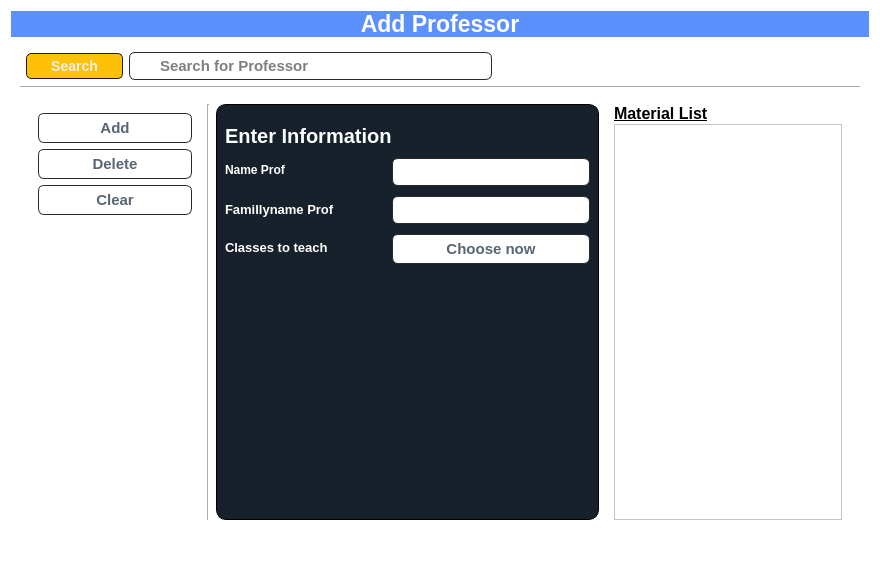
               <widget class="QWidget" name="page_3">
                <property name="styleSheet">
                 <string notr="true">QWidget{background:#fff;}</string>
                </property>
                <layout class="QVBoxLayout" name="verticalLayout_23">
                 <item>
                  <widget class="QLabel" name="label_35">
                   <property name="font">
                    <font>
                     <pointsize>17</pointsize>
                     <weight>75</weight>
                     <bold>true</bold>
                    </font>
                   </property>
                   <property name="styleSheet">
                    <string notr="true">background-color: rgb(92, 144, 255);
color: rgb(255, 255, 255);</string>
                   </property>
                   <property name="text">
                    <string>&lt;html&gt;&lt;head/&gt;&lt;body&gt;&lt;p align=&quot;center&quot;&gt;Add Professor&lt;/p&gt;&lt;/body&gt;&lt;/html&gt;</string>
                   </property>
                  </widget>
                 </item>
                 <item>
                  <widget class="QWidget" name="widget_29" native="true">
                   <property name="sizePolicy">
                    <sizepolicy hsizetype="Preferred" vsizetype="Expanding">
                     <horstretch>0</horstretch>
                     <verstretch>0</verstretch>
                    </sizepolicy>
                   </property>
                   <layout class="QGridLayout" name="gridLayout_2">
                    <item row="3" column="0" colspan="4" alignment="Qt::AlignBottom">
                     <widget class="QWidget" name="widget_33" native="true">
                      <layout class="QHBoxLayout" name="horizontalLayout_9"/>
                     </widget>
                    </item>
                    <item row="0" column="2">
                     <widget class="QLineEdit" name="lineEdit_10">
                      <property name="styleSheet">
                       <string notr="true">QLineEdit {
	background-color: #ffffff;
	color: rgb(0, 0, 0);
	border-radius: 6px;
	border: 1px solid #2a2a2a;
	display:inline-block;
	font-family:Arial;
	font-size:15px;
	font-weight:bold;
	padding:3px 28px;
	text-decoration:none;
	text-shadow:0px 1px 0px #ffffff;
}
	</string>
                      </property>
                      <property name="placeholderText">
                       <string>Search for Professor</string>
                      </property>
                     </widget>
                    </item>
                    <item row="0" column="1">
                     <widget class="QPushButton" name="pushButton_5">
                      <property name="minimumSize">
                       <size>
                        <width>0</width>
                        <height>26</height>
                       </size>
                      </property>
                      <property name="styleSheet">
                       <string notr="true">QPushButton {
	box-shadow:inset 0px 1px 0px 0px #ffffff;
	background:linear-gradient(to bottom, #f9f9f9 5%, #e9e9e9 100%);
	background-color: #ffc107;
	color: #eeeeee;
	border-radius:5px;
	border:1px solid #1e1e1e;
	display:inline-block;
	cursor:pointer;
	font-family:Arial;
	font-size:14px;
	font-weight:bold;
	padding:2px 24px;
}
QPushButton:hover {
	background:linear-gradient(to bottom, #e9e9e9 5%, #f9f9f9 100%);
	background-color: #001;
	color:#666666;
}
QPushButton:active {
	position:relative;
	top:1px;
}
QPushButton::pressed {
    background-color: QLinearGradient( x1: 0, y1: 0, x2: 0, y2: 1, stop: 0 #2d2d2d, stop: 0.1 #2b2b2b, stop: 0.5 #292929, stop: 0.9 #282828, stop: 1 #252525);
}

</string>
                      </property>
                      <property name="text">
                       <string>Search</string>
                      </property>
                     </widget>
                    </item>
                    <item row="1" column="0" colspan="4">
                     <widget class="Line" name="line_13">
                      <property name="orientation">
                       <enum>Qt::Horizontal</enum>
                      </property>
                     </widget>
                    </item>
                    <item row="2" column="0" colspan="4">
                     <widget class="QWidget" name="widget_39" native="true">
                      <layout class="QHBoxLayout" name="horizontalLayout_12">
                       <item>
                        <widget class="QWidget" name="widget_32" native="true">
                         <property name="minimumSize">
                          <size>
                           <width>172</width>
                           <height>0</height>
                          </size>
                         </property>
                         <layout class="QVBoxLayout" name="verticalLayout_32">
                          <item>
                           <widget class="QPushButton" name="pushButton_6">
                            <property name="styleSheet">
                             <string notr="true">QPushButton {
	background-color: #ffffff;
	color: #576574;
	border-radius: 6px;
	border: 1px solid #2a2a2a;
	display:inline-block;
	font-family:Arial;
	font-size:15px;
	font-weight:bold;
	padding:5px 28px;
	text-decoration:none;
	text-shadow:0px 1px 0px #ffffff;
}
QPushButton:hover {
	background:linear-gradient(to bottom, #f9f9f9 5%, #e9e9e9 100%);
	background-color: QLinearGradient( x1: 0, y1: 0, x2: 1, y2: 1, stop: 0 #D980FA, stop: 0.1 #ED4C67, stop: 0.5 #B53471, stop: 0.9 #B53471, stop: 1 #833471);
	color: #eeeeee;
	border-radius: 6px;
	border: 1px solid #ffffff;
	display:inline-block;
	cursor:pointer;
	font-family:Arial;
	font-size:10px;
	font-weight:bold;
	padding:5px 24px;
	text-decoration:none;
	text-shadow:0px 1px 0px #ffffff;
}</string>
                            </property>
                            <property name="text">
                             <string>Add</string>
                            </property>
                           </widget>
                          </item>
                          <item>
                           <widget class="QPushButton" name="pushButton_16">
                            <property name="styleSheet">
                             <string notr="true">QPushButton {
	background-color: #ffffff;
	color: #576574;
	border-radius: 6px;
	border: 1px solid #2a2a2a;
	display:inline-block;
	font-family:Arial;
	font-size:15px;
	font-weight:bold;
	padding:5px 28px;
	text-decoration:none;
	text-shadow:0px 1px 0px #ffffff;
}
QPushButton:hover {
	background:linear-gradient(to bottom, #f9f9f9 5%, #e9e9e9 100%);
	background-color: QLinearGradient( x1: 0, y1: 0, x2: 1, y2: 1, stop: 0 #D980FA, stop: 0.1 #ED4C67, stop: 0.5 #B53471, stop: 0.9 #B53471, stop: 1 #833471);
	color: #eeeeee;
	border-radius: 6px;
	border: 1px solid #ffffff;
	display:inline-block;
	cursor:pointer;
	font-family:Arial;
	font-size:10px;
	font-weight:bold;
	padding:5px 24px;
	text-decoration:none;
	text-shadow:0px 1px 0px #ffffff;
}</string>
                            </property>
                            <property name="text">
                             <string>Delete</string>
                            </property>
                           </widget>
                          </item>
                          <item>
                           <widget class="QPushButton" name="pushButton_7">
                            <property name="styleSheet">
                             <string notr="true">QPushButton {
	background-color: #ffffff;
	color: #576574;
	border-radius: 6px;
	border: 1px solid #2a2a2a;
	display:inline-block;
	font-family:Arial;
	font-size:15px;
	font-weight:bold;
	padding:5px 28px;
	text-decoration:none;
	text-shadow:0px 1px 0px #ffffff;
}
QPushButton:hover {
	background:linear-gradient(to bottom, #f9f9f9 5%, #e9e9e9 100%);
	background-color: QLinearGradient( x1: 0, y1: 0, x2: 1, y2: 1, stop: 0 #D980FA, stop: 0.1 #ED4C67, stop: 0.5 #B53471, stop: 0.9 #B53471, stop: 1 #833471);
	color: #eeeeee;
	border-radius: 6px;
	border: 1px solid #ffffff;
	display:inline-block;
	cursor:pointer;
	font-family:Arial;
	font-size:10px;
	font-weight:bold;
	padding:5px 24px;
	text-decoration:none;
	text-shadow:0px 1px 0px #ffffff;
}</string>
                            </property>
                            <property name="text">
                             <string>Clear</string>
                            </property>
                           </widget>
                          </item>
                          <item>
                           <spacer name="verticalSpacer_2">
                            <property name="orientation">
                             <enum>Qt::Vertical</enum>
                            </property>
                            <property name="sizeHint" stdset="0">
                             <size>
                              <width>20</width>
                              <height>296</height>
                             </size>
                            </property>
                           </spacer>
                          </item>
                         </layout>
                        </widget>
                       </item>
                       <item>
                        <widget class="Line" name="line_2">
                         <property name="orientation">
                          <enum>Qt::Vertical</enum>
                         </property>
                        </widget>
                       </item>
                       <item>
                        <widget class="QWidget" name="widget_30" native="true">
                         <property name="sizePolicy">
                          <sizepolicy hsizetype="Preferred" vsizetype="Expanding">
                           <horstretch>0</horstretch>
                           <verstretch>0</verstretch>
                          </sizepolicy>
                         </property>
                         <property name="layoutDirection">
                          <enum>Qt::LeftToRight</enum>
                         </property>
                         <property name="styleSheet">
                          <string notr="true">border:1px solid #000;
border-radius:10px;
background-color: rgb(23, 33, 43);
</string>
                         </property>
                         <layout class="QFormLayout" name="formLayout_2">
                          <property name="fieldGrowthPolicy">
                           <enum>QFormLayout::AllNonFixedFieldsGrow</enum>
                          </property>
                          <property name="horizontalSpacing">
                           <number>0</number>
                          </property>
                          <property name="verticalSpacing">
                           <number>10</number>
                          </property>
                          <property name="topMargin">
                           <number>20</number>
                          </property>
                          <item row="0" column="0">
                           <widget class="QLabel" name="label_30">
                            <property name="font">
                             <font>
                              <pointsize>15</pointsize>
                              <weight>75</weight>
                              <bold>true</bold>
                             </font>
                            </property>
                            <property name="styleSheet">
                             <string notr="true">color: rgb(255, 255, 255);
border:none;</string>
                            </property>
                            <property name="text">
                             <string>Enter Information</string>
                            </property>
                           </widget>
                          </item>
                          <item row="4" column="0">
                           <widget class="QLabel" name="label_31">
                            <property name="font">
                             <font>
                              <pointsize>9</pointsize>
                              <weight>75</weight>
                              <bold>true</bold>
                             </font>
                            </property>
                            <property name="styleSheet">
                             <string notr="true">color: rgb(255, 255, 255);
border:none;</string>
                            </property>
                            <property name="text">
                             <string>Name Prof</string>
                            </property>
                           </widget>
                          </item>
                          <item row="4" column="1">
                           <widget class="QLineEdit" name="lineEdit_9">
                            <property name="styleSheet">
                             <string notr="true">QLineEdit {
	background-color: #ffffff;
	color: rgb(0, 0, 0);
	border-radius: 6px;
	border: 1px solid #2a2a2a;
	display:inline-block;
	font-family:Arial;
	font-size:15px;
	font-weight:bold;
	padding:3px 28px;
	text-decoration:none;
	text-shadow:0px 1px 0px #ffffff;
}
	</string>
                            </property>
                           </widget>
                          </item>
                          <item row="5" column="0">
                           <widget class="QLabel" name="label_32">
                            <property name="font">
                             <font>
                              <pointsize>10</pointsize>
                              <weight>75</weight>
                              <bold>true</bold>
                             </font>
                            </property>
                            <property name="styleSheet">
                             <string notr="true">color: rgb(255, 255, 255);
border:none;</string>
                            </property>
                            <property name="text">
                             <string>Famillyname Prof</string>
                            </property>
                           </widget>
                          </item>
                          <item row="5" column="1">
                           <widget class="QLineEdit" name="lineEdit_7">
                            <property name="styleSheet">
                             <string notr="true">QLineEdit {
	background-color: #ffffff;
	color: rgb(0, 0, 0);
	border-radius: 6px;
	border: 1px solid #2a2a2a;
	display:inline-block;
	font-family:Arial;
	font-size:15px;
	font-weight:bold;
	padding:3px 28px;
	text-decoration:none;
	text-shadow:0px 1px 0px #ffffff;
}
	</string>
                            </property>
                           </widget>
                          </item>
                          <item row="6" column="0">
                           <widget class="QLabel" name="label_3">
                            <property name="font">
                             <font>
                              <pointsize>10</pointsize>
                              <weight>75</weight>
                              <bold>true</bold>
                             </font>
                            </property>
                            <property name="styleSheet">
                             <string notr="true">color: rgb(255, 255, 255);
border:none;</string>
                            </property>
                            <property name="text">
                             <string>Classes to teach</string>
                            </property>
                           </widget>
                          </item>
                          <item row="6" column="1">
                           <widget class="QPushButton" name="pushButton_18">
                            <property name="styleSheet">
                             <string notr="true">QPushButton {
	background-color: #ffffff;
	color: #576574;
	border-radius: 6px;
	border: 1px solid #2a2a2a;
	display:inline-block;
	font-family:Arial;
	font-size:15px;
	font-weight:bold;
	padding:5px 28px;
	text-decoration:none;
	text-shadow:0px 1px 0px #ffffff;
}
QPushButton:hover {
	background:linear-gradient(to bottom, #f9f9f9 5%, #e9e9e9 100%);
	background-color: QLinearGradient( x1: 0, y1: 0, x2: 1, y2: 1, stop: 0 #D980FA, stop: 0.1 #ED4C67, stop: 0.5 #B53471, stop: 0.9 #B53471, stop: 1 #833471);
	color: #eeeeee;
	border-radius: 6px;
	border: 1px solid #ffffff;
	display:inline-block;
	cursor:pointer;
	font-family:Arial;
	font-size:10px;
	font-weight:bold;
	padding:5px 24px;
	text-decoration:none;
	text-shadow:0px 1px 0px #ffffff;
}</string>
                            </property>
                            <property name="text">
                             <string>Choose now</string>
                            </property>
                           </widget>
                          </item>
                         </layout>
                        </widget>
                       </item>
                       <item>
                        <widget class="QWidget" name="widget_31" native="true">
                         <property name="minimumSize">
                          <size>
                           <width>246</width>
                           <height>0</height>
                          </size>
                         </property>
                         <layout class="QVBoxLayout" name="verticalLayout_30">
                          <property name="spacing">
                           <number>1</number>
                          </property>
                          <property name="topMargin">
                           <number>0</number>
                          </property>
                          <property name="bottomMargin">
                           <number>0</number>
                          </property>
                          <item>
                           <widget class="QLabel" name="label">
                            <property name="text">
                             <string>&lt;html&gt;&lt;head/&gt;&lt;body&gt;&lt;p&gt;&lt;span style=&quot; font-size:12pt; font-weight:600; text-decoration: underline;&quot;&gt;Material List&lt;/span&gt;&lt;/p&gt;&lt;/body&gt;&lt;/html&gt;</string>
                            </property>
                           </widget>
                          </item>
                          <item>
                           <widget class="QScrollArea" name="scrollArea_3">
                            <property name="styleSheet">
                             <string notr="true"/>
                            </property>
                            <property name="widgetResizable">
                             <bool>true</bool>
                            </property>
                            <widget class="QWidget" name="scrollAreaWidgetContents_3">
                             <property name="geometry">
                              <rect>
                               <x>0</x>
                               <y>0</y>
                               <width>226</width>
                               <height>403</height>
                              </rect>
                             </property>
                             <layout class="QVBoxLayout" name="verticalLayout_31">
                              <item>
                               <layout class="QVBoxLayout" name="verticalLayout_29"/>
                              </item>
                             </layout>
                            </widget>
                           </widget>
                          </item>
                         </layout>
                        </widget>
                       </item>
                      </layout>
                     </widget>
                    </item>
                    <item row="0" column="3">
                     <spacer name="horizontalSpacer_2">
                      <property name="orientation">
                       <enum>Qt::Horizontal</enum>
                      </property>
                      <property name="sizeHint" stdset="0">
                       <size>
                        <width>40</width>
                        <height>20</height>
                       </size>
                      </property>
                     </spacer>
                    </item>
                   </layout>
                  </widget>
                 </item>
                </layout>
               </widget>
